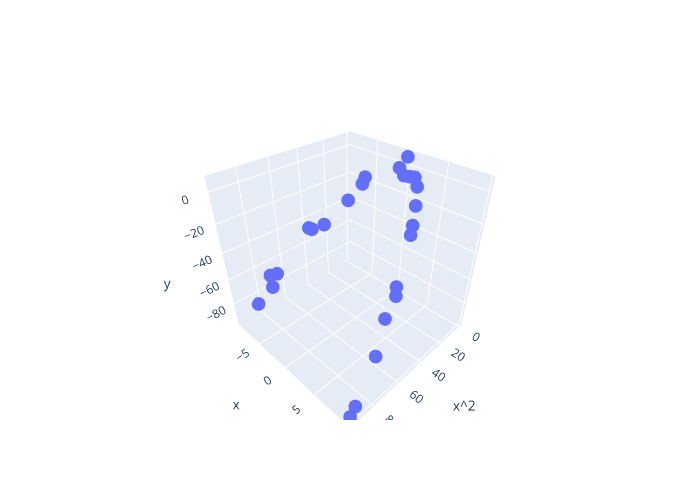

Source (notebook cell):
### Markdown cell above
Yeah, not good.

But, we can add a feature. We can think of these points as being represented by the vector $[x_i, 1]$ with associated label $y_i$. We can create matrices of all our datapoints and labels as:

$$
X = \begin{bmatrix} x_1 & 1 \\ x_2 & 1 \\ x_3 & 1 \\ \vdots & \vdots \end{bmatrix}, ~~~ y = \begin{bmatrix} y_1 \\ y_2 \\ y_3 \\ \vdots \end{bmatrix},
$$

and define linear regression as our optimization problem

$$
\min_w \left|| Xw-y \right||_2.
$$

Now, we're going to do "polynomial regression" as it's called in your book from last year, and create an additional feature $x_2$. So, a point $[x_i~1]=[5~1]$ will now be represented as $[x_i^2~x_i~1]=[25~5~1]$. The points below represent the same ones above, but in this new space, where two of the dimensions are $x$ and $x^2$.  Looks like maybe we could fit a plane to it!

### Code cell
Phi=np.zeros((25,2))
Phi[:,0]=xs*xs
Phi[:,1]=xs

scat=go.Scatter3d(x=Phi[:,0],y=Phi[:,1],z=ys,mode='markers')
fig=go.Figure(data=scat)
fig.update_layout(scene=dict(xaxis_title='x^2',yaxis_title='x',zaxis_title='y'))
fig.update_layout(width=700,height=500)
fig.show()

### Figure 1 — Plotly figure (JSON) as saved in the notebook; plotly's stock layout.template omitted (floating-point values rounded to 4 significant figures)
{"data": [{"mode": "markers", "type": "scatter3d", "x": [44.99, 46.74, 82.65, 23.14, 8.484, 44.95, 72.76, 0.006329, 20.93, 89.32, 72.35, 59.27, 15.51, 13.0, 0.7466, 45.44, 94.2, 14.18, 0.4347, 68.6, 37.47, 24.93, 0.0647, 2.895, 68.48], "y": [6.707, -6.837, -9.091, -4.81, 2.913, -6.705, -8.53, 0.07955, 4.575, 9.451, -8.506, 7.699, -3.938, 3.606, -0.8641, 6.741, 9.706, -3.765, 0.6594, -8.283, -6.121, 4.993, -0.2544, 1.702, 8.275], "z": [-53.63, -38.38, -87.71, -23.59, -5.711, -39.87, -67.25, 6.012, -22.75, -93.14, -77.42, -57.33, -13.17, -15.05, -2.191, -46.62, -95.41, -8.757, -5.663, -67.48, -38.38, -26.39, -6.498, -3.652, -77.08]}], "layout": {"height": 500, "scene": {"xaxis": {"title": {"text": "x^2"}}, "yaxis": {"title": {"text": "x"}}, "zaxis": {"title": {"text": "y"}}}, "width": 700}}
